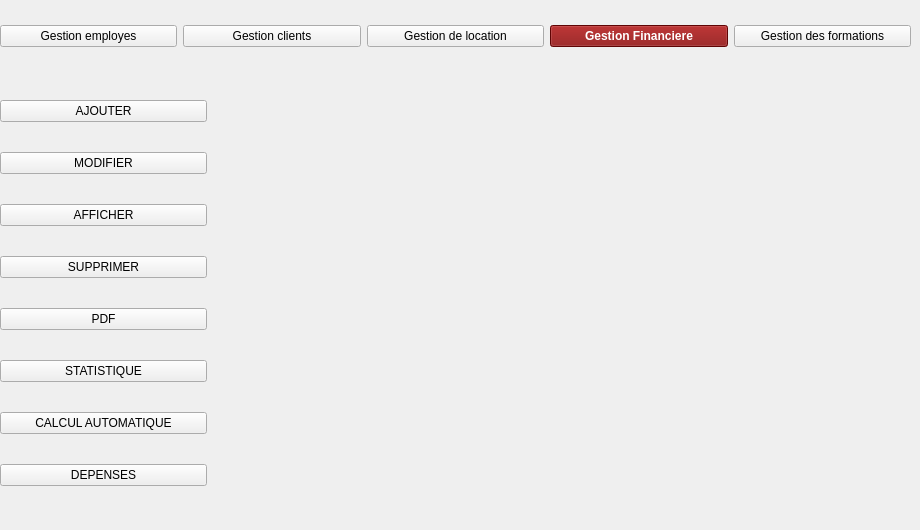
    <widget class="QWidget" name="finance">
     <widget class="QWidget" name="verticalLayoutWidget_6">
      <property name="geometry">
       <rect>
        <x>0</x>
        <y>70</y>
        <width>207</width>
        <height>451</height>
       </rect>
      </property>
      <layout class="QVBoxLayout" name="verticalLayout_6">
       <property name="spacing">
        <number>0</number>
       </property>
       <property name="leftMargin">
        <number>0</number>
       </property>
       <item>
        <widget class="QPushButton" name="pushButton_28">
         <property name="text">
          <string>AJOUTER</string>
         </property>
         <property name="icon">
          <iconset>
           <normaloff>../../Bureau/ajout.png</normaloff>../../Bureau/ajout.png</iconset>
         </property>
         <property name="iconSize">
          <size>
           <width>23</width>
           <height>25</height>
          </size>
         </property>
        </widget>
       </item>
       <item>
        <widget class="QPushButton" name="pushButton_29">
         <property name="text">
          <string>MODIFIER</string>
         </property>
         <property name="icon">
          <iconset>
           <normaloff>../../Bureau/modifier.png</normaloff>../../Bureau/modifier.png</iconset>
         </property>
         <property name="iconSize">
          <size>
           <width>23</width>
           <height>25</height>
          </size>
         </property>
        </widget>
       </item>
       <item>
        <widget class="QPushButton" name="pushButton_30">
         <property name="text">
          <string>AFFICHER</string>
         </property>
         <property name="icon">
          <iconset>
           <normaloff>../../Bureau/afficher.png</normaloff>../../Bureau/afficher.png</iconset>
         </property>
         <property name="iconSize">
          <size>
           <width>23</width>
           <height>25</height>
          </size>
         </property>
        </widget>
       </item>
       <item>
        <widget class="QPushButton" name="pushButton_31">
         <property name="text">
          <string>SUPPRIMER</string>
         </property>
         <property name="icon">
          <iconset>
           <normaloff>../../supprimer.png</normaloff>../../supprimer.png</iconset>
         </property>
         <property name="iconSize">
          <size>
           <width>23</width>
           <height>25</height>
          </size>
         </property>
        </widget>
       </item>
       <item>
        <widget class="QPushButton" name="pushButton_32">
         <property name="text">
          <string>PDF</string>
         </property>
         <property name="icon">
          <iconset>
           <normaloff>../../pdf.png</normaloff>../../pdf.png</iconset>
         </property>
         <property name="iconSize">
          <size>
           <width>23</width>
           <height>25</height>
          </size>
         </property>
        </widget>
       </item>
       <item>
        <widget class="QPushButton" name="pushButton_33">
         <property name="text">
          <string>STATISTIQUE</string>
         </property>
         <property name="icon">
          <iconset>
           <normaloff>../../stat.png</normaloff>../../stat.png</iconset>
         </property>
         <property name="iconSize">
          <size>
           <width>23</width>
           <height>25</height>
          </size>
         </property>
        </widget>
       </item>
       <item>
        <widget class="QPushButton" name="pushButton_35">
         <property name="text">
          <string>CALCUL AUTOMATIQUE</string>
         </property>
         <property name="icon">
          <iconset>
           <normaloff>../../Bureau/finance.png</normaloff>../../Bureau/finance.png</iconset>
         </property>
         <property name="iconSize">
          <size>
           <width>23</width>
           <height>25</height>
          </size>
         </property>
        </widget>
       </item>
       <item>
        <widget class="QPushButton" name="pushButton_42">
         <property name="text">
          <string>DEPENSES</string>
         </property>
         <property name="icon">
          <iconset>
           <normaloff>../../Bureau/depenses.png</normaloff>../../Bureau/depenses.png</iconset>
         </property>
         <property name="iconSize">
          <size>
           <width>23</width>
           <height>25</height>
          </size>
         </property>
        </widget>
       </item>
      </layout>
     </widget>
     <widget class="QWidget" name="horizontalLayoutWidget_5">
      <property name="geometry">
       <rect>
        <x>0</x>
        <y>0</y>
        <width>911</width>
        <height>72</height>
       </rect>
      </property>
      <layout class="QHBoxLayout" name="horizontalLayout_5" stretch="0,0,0,0,0">
       <property name="sizeConstraint">
        <enum>QLayout::SetDefaultConstraint</enum>
       </property>
       <property name="leftMargin">
        <number>0</number>
       </property>
       <property name="topMargin">
        <number>11</number>
       </property>
       <property name="bottomMargin">
        <number>11</number>
       </property>
       <item>
        <widget class="QPushButton" name="em_button_5">
         <property name="styleSheet">
          <string notr="true"/>
         </property>
         <property name="text">
          <string>Gestion employes</string>
         </property>
         <property name="icon">
          <iconset>
           <normaloff>../../Bureau/contact.png</normaloff>../../Bureau/contact.png</iconset>
         </property>
         <property name="iconSize">
          <size>
           <width>36</width>
           <height>32</height>
          </size>
         </property>
        </widget>
       </item>
       <item>
        <widget class="QPushButton" name="cl_button_5">
         <property name="styleSheet">
          <string notr="true"/>
         </property>
         <property name="text">
          <string>Gestion clients</string>
         </property>
         <property name="icon">
          <iconset>
           <normaloff>../../Bureau/client1.png</normaloff>../../Bureau/client1.png</iconset>
         </property>
         <property name="iconSize">
          <size>
           <width>30</width>
           <height>32</height>
          </size>
         </property>
        </widget>
       </item>
       <item>
        <widget class="QPushButton" name="Lo_button_5">
         <property name="styleSheet">
          <string notr="true"/>
         </property>
         <property name="text">
          <string>Gestion de location</string>
         </property>
         <property name="icon">
          <iconset>
           <normaloff>../../Bureau/ambulace3.png</normaloff>../../Bureau/ambulace3.png</iconset>
         </property>
         <property name="iconSize">
          <size>
           <width>32</width>
           <height>32</height>
          </size>
         </property>
        </widget>
       </item>
       <item>
        <widget class="QPushButton" name="fin_button_5">
         <property name="styleSheet">
          <string notr="true">background-color:#850606;color:white;
font-weight:bold;</string>
         </property>
         <property name="text">
          <string>Gestion Financiere</string>
         </property>
         <property name="icon">
          <iconset>
           <normaloff>../../Bureau/finance.png</normaloff>../../Bureau/finance.png</iconset>
         </property>
         <property name="iconSize">
          <size>
           <width>20</width>
           <height>31</height>
          </size>
         </property>
        </widget>
       </item>
       <item>
        <widget class="QPushButton" name="for_button_5">
         <property name="styleSheet">
          <string notr="true"/>
         </property>
         <property name="text">
          <string>Gestion des formations</string>
         </property>
         <property name="icon">
          <iconset>
           <normaloff>../../Bureau/formation.png</normaloff>../../Bureau/formation.png</iconset>
         </property>
         <property name="iconSize">
          <size>
           <width>22</width>
           <height>32</height>
          </size>
         </property>
        </widget>
       </item>
      </layout>
     </widget>
    </widget>
